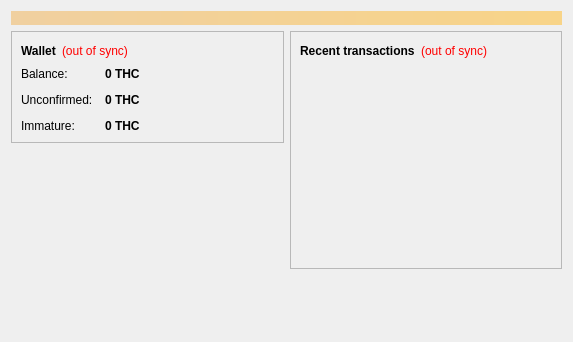
<?xml version="1.0" encoding="UTF-8"?>
<ui version="4.0">
 <class>OverviewPage</class>
 <widget class="QWidget" name="OverviewPage">
  <property name="geometry">
   <rect>
    <x>0</x>
    <y>0</y>
    <width>573</width>
    <height>342</height>
   </rect>
  </property>
  <property name="windowTitle">
   <string>Form</string>
  </property>
  <layout class="QVBoxLayout" name="topLayout">
   <item>
    <widget class="QLabel" name="labelAlerts">
     <property name="visible">
      <bool>false</bool>
     </property>
     <property name="styleSheet">
      <string notr="true">background-color: qlineargradient(x1: 0, y1: 0, x2: 1, y2: 0, stop:0 #F0D0A0, stop:1 #F8D488); color:#000000;</string>
     </property>
     <property name="wordWrap">
      <bool>true</bool>
     </property>
     <property name="margin">
      <number>3</number>
     </property>
    </widget>
   </item>
   <item>
    <layout class="QHBoxLayout" name="horizontalLayout" stretch="1,1">
     <item>
      <layout class="QVBoxLayout" name="verticalLayout_2">
       <item>
        <widget class="QFrame" name="frame">
         <property name="frameShape">
          <enum>QFrame::StyledPanel</enum>
         </property>
         <property name="frameShadow">
          <enum>QFrame::Raised</enum>
         </property>
         <layout class="QVBoxLayout" name="verticalLayout_4">
          <item>
           <layout class="QHBoxLayout" name="horizontalLayout_4">
            <item>
             <widget class="QLabel" name="label_5">
              <property name="font">
               <font>
                <weight>75</weight>
                <bold>true</bold>
               </font>
              </property>
              <property name="text">
               <string>Wallet</string>
              </property>
             </widget>
            </item>
            <item>
             <widget class="QLabel" name="labelWalletStatus">
              <property name="toolTip">
               <string>The displayed information may be out of date. Your wallet automatically synchronizes with the Kushcoin network after a connection is established, but this process has not completed yet.</string>
              </property>
              <property name="styleSheet">
               <string notr="true">QLabel { color: red; }</string>
              </property>
              <property name="text">
               <string notr="true">(out of sync)</string>
              </property>
              <property name="alignment">
               <set>Qt::AlignLeading|Qt::AlignLeft|Qt::AlignVCenter</set>
              </property>
             </widget>
            </item>
            <item>
             <spacer name="horizontalSpacer_2">
              <property name="orientation">
               <enum>Qt::Horizontal</enum>
              </property>
              <property name="sizeHint" stdset="0">
               <size>
                <width>40</width>
                <height>20</height>
               </size>
              </property>
             </spacer>
            </item>
           </layout>
          </item>
          <item>
           <layout class="QFormLayout" name="formLayout_2">
            <property name="fieldGrowthPolicy">
             <enum>QFormLayout::AllNonFixedFieldsGrow</enum>
            </property>
            <property name="horizontalSpacing">
             <number>12</number>
            </property>
            <property name="verticalSpacing">
             <number>12</number>
            </property>
            <item row="0" column="0">
             <widget class="QLabel" name="label">
              <property name="text">
               <string>Balance:</string>
              </property>
             </widget>
            </item>
            <item row="0" column="1">
             <widget class="QLabel" name="labelBalance">
              <property name="font">
               <font>
                <weight>75</weight>
                <bold>true</bold>
               </font>
              </property>
              <property name="cursor">
               <cursorShape>IBeamCursor</cursorShape>
              </property>
              <property name="toolTip">
               <string>Your current balance</string>
              </property>
              <property name="text">
               <string notr="true">0 THC</string>
              </property>
              <property name="textInteractionFlags">
               <set>Qt::LinksAccessibleByMouse|Qt::TextSelectableByKeyboard|Qt::TextSelectableByMouse</set>
              </property>
             </widget>
            </item>
            <item row="1" column="0">
             <widget class="QLabel" name="label_3">
              <property name="text">
               <string>Unconfirmed:</string>
              </property>
             </widget>
            </item>
            <item row="1" column="1">
             <widget class="QLabel" name="labelUnconfirmed">
              <property name="font">
               <font>
                <weight>75</weight>
                <bold>true</bold>
               </font>
              </property>
              <property name="cursor">
               <cursorShape>IBeamCursor</cursorShape>
              </property>
              <property name="toolTip">
               <string>Total of transactions that have yet to be confirmed, and do not yet count toward the current balance</string>
              </property>
              <property name="text">
               <string notr="true">0 THC</string>
              </property>
              <property name="textInteractionFlags">
               <set>Qt::LinksAccessibleByMouse|Qt::TextSelectableByKeyboard|Qt::TextSelectableByMouse</set>
              </property>
             </widget>
            </item>
            <item row="2" column="0">
             <widget class="QLabel" name="labelImmatureText">
              <property name="text">
               <string>Immature:</string>
              </property>
             </widget>
            </item>
            <item row="2" column="1">
             <widget class="QLabel" name="labelImmature">
              <property name="font">
               <font>
                <weight>75</weight>
                <bold>true</bold>
               </font>
              </property>
              <property name="toolTip">
               <string>Mined balance that has not yet matured</string>
              </property>
              <property name="text">
               <string notr="true">0 THC</string>
              </property>
              <property name="textInteractionFlags">
               <set>Qt::LinksAccessibleByMouse|Qt::TextSelectableByKeyboard|Qt::TextSelectableByMouse</set>
              </property>
             </widget>
            </item>
           </layout>
          </item>
         </layout>
        </widget>
       </item>
       <item>
        <spacer name="verticalSpacer">
         <property name="orientation">
          <enum>Qt::Vertical</enum>
         </property>
         <property name="sizeHint" stdset="0">
          <size>
           <width>20</width>
           <height>40</height>
          </size>
         </property>
        </spacer>
       </item>
      </layout>
     </item>
     <item>
      <layout class="QVBoxLayout" name="verticalLayout_3">
       <item>
        <widget class="QFrame" name="frame_2">
         <property name="frameShape">
          <enum>QFrame::StyledPanel</enum>
         </property>
         <property name="frameShadow">
          <enum>QFrame::Raised</enum>
         </property>
         <layout class="QVBoxLayout" name="verticalLayout">
          <item>
           <layout class="QHBoxLayout" name="horizontalLayout_2">
            <item>
             <widget class="QLabel" name="label_4">
              <property name="text">
               <string>&lt;b&gt;Recent transactions&lt;/b&gt;</string>
              </property>
             </widget>
            </item>
            <item>
             <widget class="QLabel" name="labelTransactionsStatus">
              <property name="toolTip">
               <string>The displayed information may be out of date. Your wallet automatically synchronizes with the Kushcoin network after a connection is established, but this process has not completed yet.</string>
              </property>
              <property name="styleSheet">
               <string notr="true">QLabel { color: red; }</string>
              </property>
              <property name="text">
               <string notr="true">(out of sync)</string>
              </property>
              <property name="alignment">
               <set>Qt::AlignRight|Qt::AlignTrailing|Qt::AlignVCenter</set>
              </property>
             </widget>
            </item>
            <item>
             <spacer name="horizontalSpacer">
              <property name="orientation">
               <enum>Qt::Horizontal</enum>
              </property>
              <property name="sizeHint" stdset="0">
               <size>
                <width>40</width>
                <height>20</height>
               </size>
              </property>
             </spacer>
            </item>
           </layout>
          </item>
          <item>
           <widget class="QListView" name="listTransactions">
            <property name="styleSheet">
             <string notr="true">QListView { background: transparent; }</string>
            </property>
            <property name="frameShape">
             <enum>QFrame::NoFrame</enum>
            </property>
            <property name="verticalScrollBarPolicy">
             <enum>Qt::ScrollBarAlwaysOff</enum>
            </property>
            <property name="horizontalScrollBarPolicy">
             <enum>Qt::ScrollBarAlwaysOff</enum>
            </property>
            <property name="selectionMode">
             <enum>QAbstractItemView::NoSelection</enum>
            </property>
           </widget>
          </item>
         </layout>
        </widget>
       </item>
       <item>
        <spacer name="verticalSpacer_2">
         <property name="orientation">
          <enum>Qt::Vertical</enum>
         </property>
         <property name="sizeHint" stdset="0">
          <size>
           <width>20</width>
           <height>40</height>
          </size>
         </property>
        </spacer>
       </item>
      </layout>
     </item>
    </layout>
   </item>
  </layout>
 </widget>
 <resources/>
 <connections/>
</ui>
